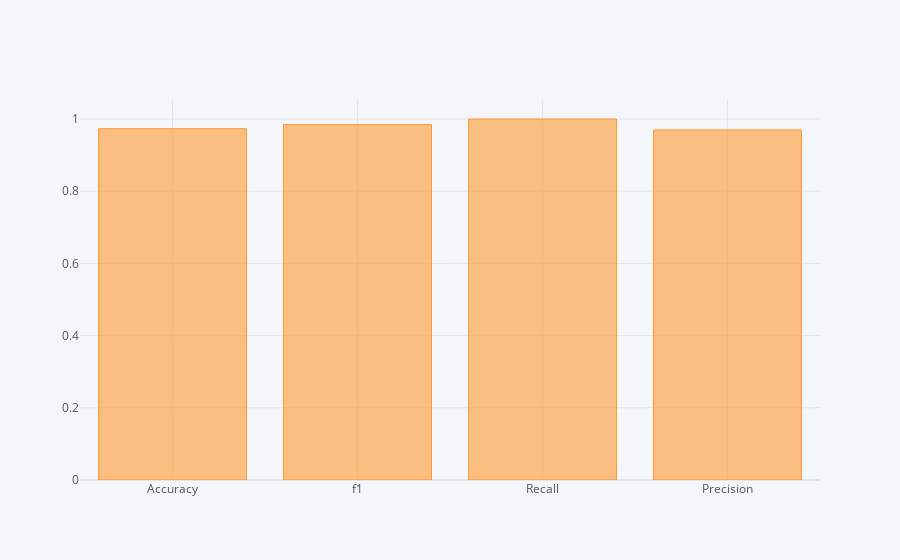

Source (notebook cell):
### Code cell
score.T.iplot(kind="bar")

### Figure 1 — Plotly figure (JSON) as saved in the notebook; plotly's stock layout.template omitted (floating-point values rounded to 4 significant figures)
{"data": [{"marker": {"color": "rgba(255, 153, 51, 0.6)", "line": {"color": "rgba(255, 153, 51, 1.0)", "width": 1}}, "name": "0", "orientation": "v", "text": "", "type": "bar", "x": ["Accuracy", "f1", "Recall", "Precision"], "y": [0.9731, 0.9847, 1, 0.9698]}], "layout": {"legend": {"bgcolor": "#F5F6F9", "font": {"color": "#4D5663"}}, "paper_bgcolor": "#F5F6F9", "plot_bgcolor": "#F5F6F9", "title": {"font": {"color": "#4D5663"}}, "xaxis": {"gridcolor": "#E1E5ED", "showgrid": true, "tickfont": {"color": "#4D5663"}, "title": {"font": {"color": "#4D5663"}, "text": ""}, "zerolinecolor": "#E1E5ED"}, "yaxis": {"gridcolor": "#E1E5ED", "showgrid": true, "tickfont": {"color": "#4D5663"}, "title": {"font": {"color": "#4D5663"}, "text": ""}, "zerolinecolor": "#E1E5ED"}}}
